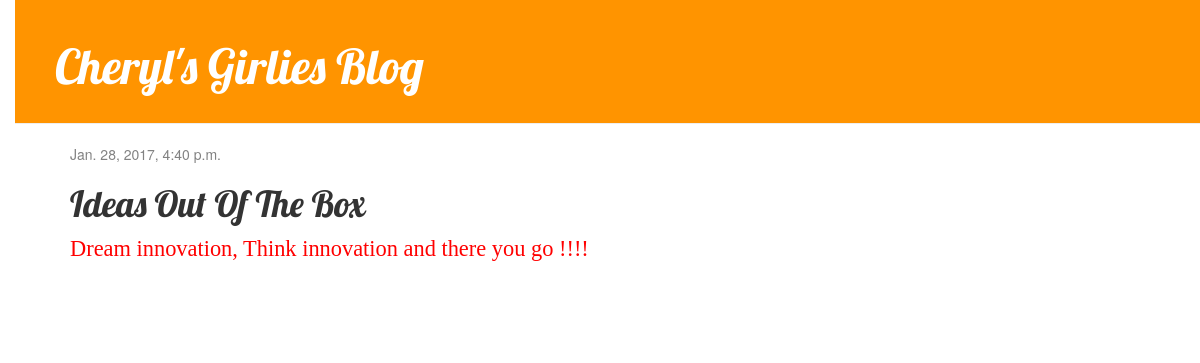
/post/5/, run on the app's committed database.
### blog/models.py (models this page shows, shortened)
class Post(models.Model):
    author = models.ForeignKey('auth.User')
    title = models.CharField(max_length = 200)
    text = models.TextField()
    created_date = models.DateTimeField(default = timezone.now)
    published_date = models.DateTimeField(blank = True, null = True)

### blog/views.py (the view)
# urls.py: url(r'^post/(?P<pk>\d+)/$', views.post_detail, name='post_detail'),
def post_detail(request, pk):
    post = get_object_or_404(Post, pk=pk)
    return render(request, 'blog/post_detail.html', {'post': post})

### blog/templates/blog/post_detail.html (shortened to what this page needs)
{% extends 'blog/base.html' %}
{% block content %}
    <div class="post">
        {% if post.published_date %}
            <div class="date">
                {{ post.published_date }}
            </div>
        {% endif %}
        <h1>{{ post.title }}</h1>
        <p>{{ post.text|linebreaksbr }}</p>
    </div>
{% endblock %}

### blog/static/css/blog.css (style rules this page uses)
body { padding-left: 15px; }
p { color: red; font-family: papyrus; font-size: 160%; }
h1, h2, h3, h4 { font-family: 'Lobster', cursive; }
.date { color: #828282; }
.post { margin-bottom: 70px; }

### data on the page
Post: published_date "Jan. 28, 2017, 4:40 p.m.", title "Ideas Out Of The Box", text "Dream innovation, Think innovation and there you go !!!!"
